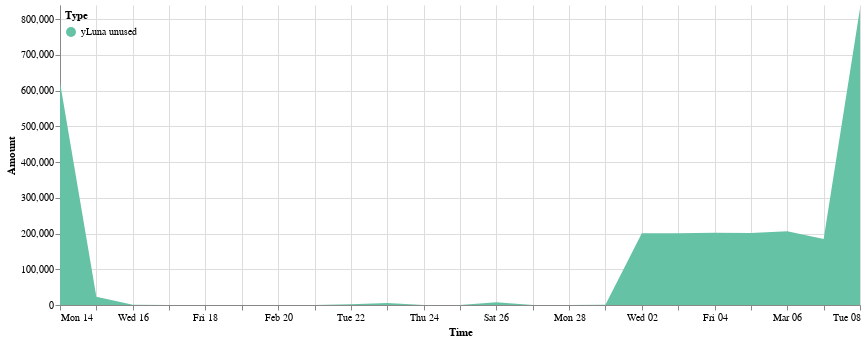

Here is the notebook cell this chart was saved with:
### Code cell
cp.get_line_chart(dp.y_unused, 
               alt.Scale(scheme='set2'),
               min_date = y_unused.Time.min(),
               max_date = y_unused.Time.max(),
               top_padding = 10000
        ).properties(width=800).configure_view(strokeOpacity=0)

### Figure 1 — Vega-Lite specification as saved in the notebook (floating-point values rounded to 4 significant figures)
{"config": {"view": {"continuousWidth": 400, "continuousHeight": 300, "strokeOpacity": 0}}, "data": {"name": "data-c42f72f033dabfba848cd70187825b1a"}, "mark": "area", "encoding": {"color": {"field": "Type", "legend": {"direction": "vertical", "legendY": 0, "orient": "none", "padding": 5}, "scale": {"scheme": "set2"}, "type": "nominal"}, "tooltip": [{"field": "Time", "format": "%Y-%m-%d", "type": "temporal"}, {"field": "Type", "type": "nominal"}, {"field": "Amount (millions)", "type": "nominal"}], "x": {"field": "Time", "scale": {"domain": ["2022-02-14", "2022-03-08"]}, "type": "temporal"}, "y": {"field": "Amount", "scale": {"domain": [0, 839500.0]}, "type": "quantitative"}}, "width": 800, "$schema": "https://vega.github.io/schema/vega-lite/v4.17.0.json", "datasets": {"data-c42f72f033dabfba848cd70187825b1a": [{"Time": "2022-02-14", "Amount signed": 886900.0, "Amount": 622900.0, "Type": "yLuna unused", "Amount (millions)": "0.62M"}, {"Time": "2022-02-15", "Amount signed": 203500.0, "Amount": 22800.0, "Type": "yLuna unused", "Amount (millions)": "0.02M"}, {"Time": "2022-02-16", "Amount signed": 34800.0, "Amount": 477.6, "Type": "yLuna unused", "Amount (millions)": "0.0M"}, {"Time": "2022-02-17", "Amount signed": 390200.0, "Amount": 0.0, "Type": "yLuna unused", "Amount (millions)": "0.0M"}, {"Time": "2022-02-18", "Amount signed": 18930.0, "Amount": 0.0, "Type": "yLuna unused", "Amount (millions)": "0.0M"}, {"Time": "2022-02-19", "Amount signed": 8557.0, "Amount": 0.0, "Type": "yLuna unused", "Amount (millions)": "0.0M"}, {"Time": "2022-02-20", "Amount signed": 4740.0, "Amount": 0.0, "Type": "yLuna unused", "Amount (millions)": "0.0M"}, {"Time": "2022-02-21", "Amount signed": -6418.0, "Amount": 0.0, "Type": "yLuna unused", "Amount (millions)": "0.0M"}, {"Time": "2022-02-22", "Amount signed": 1663.0, "Amount": 2315.0, "Type": "yLuna unused", "Amount (millions)": "0.0M"}, {"Time": "2022-02-23", "Amount signed": 4500.0, "Amount": 5596.0, "Type": "yLuna unused", "Amount (millions)": "0.01M"}, {"Time": "2022-02-24", "Amount signed": -342.0, "Amount": 0.0, "Type": "yLuna unused", "Amount (millions)": "0.0M"}, {"Time": "2022-02-25", "Amount signed": 4035.0, "Amount": 0.0, "Type": "yLuna unused", "Amount (millions)": "0.0M"}, {"Time": "2022-02-26", "Amount signed": 32360.0, "Amount": 7350.0, "Type": "yLuna unused", "Amount (millions)": "0.01M"}, {"Time": "2022-02-27", "Amount signed": 478.2, "Amount": 0.0, "Type": "yLuna unused", "Amount (millions)": "0.0M"}, {"Time": "2022-02-28", "Amount signed": -1118.0, "Amount": 0.0, "Type": "yLuna unused", "Amount (millions)": "0.0M"}, {"Time": "2022-03-01", "Amount signed": -789.2, "Amount": 984.9, "Type": "yLuna unused", "Amount (millions)": "0.0M"}, {"Time": "2022-03-02", "Amount signed": 200900.0, "Amount": 200800.0, "Type": "yLuna unused", "Amount (millions)": "0.2M"}, {"Time": "2022-03-03", "Amount signed": 597.3, "Amount": 200700.0, "Type": "yLuna unused", "Amount (millions)": "0.2M"}, {"Time": "2022-03-04", "Amount signed": 2053.0, "Amount": 202000.0, "Type": "yLuna unused", "Amount (millions)": "0.2M"}, {"Time": "2022-03-05", "Amount signed": 7005.0, "Amount": 201600.0, "Type": "yLuna unused", "Amount (millions)": "0.2M"}, {"Time": "2022-03-06", "Amount signed": 33240.0, "Amount": 206700.0, "Type": "yLuna unused", "Amount (millions)": "0.21M"}, {"Time": "2022-03-07", "Amount signed": 263300.0, "Amount": 184600.0, "Type": "yLuna unused", "Amount (millions)": "0.18M"}, {"Time": "2022-03-08", "Amount signed": 83190.0, "Amount": 829500.0, "Type": "yLuna unused", "Amount (millions)": "0.83M"}]}}
